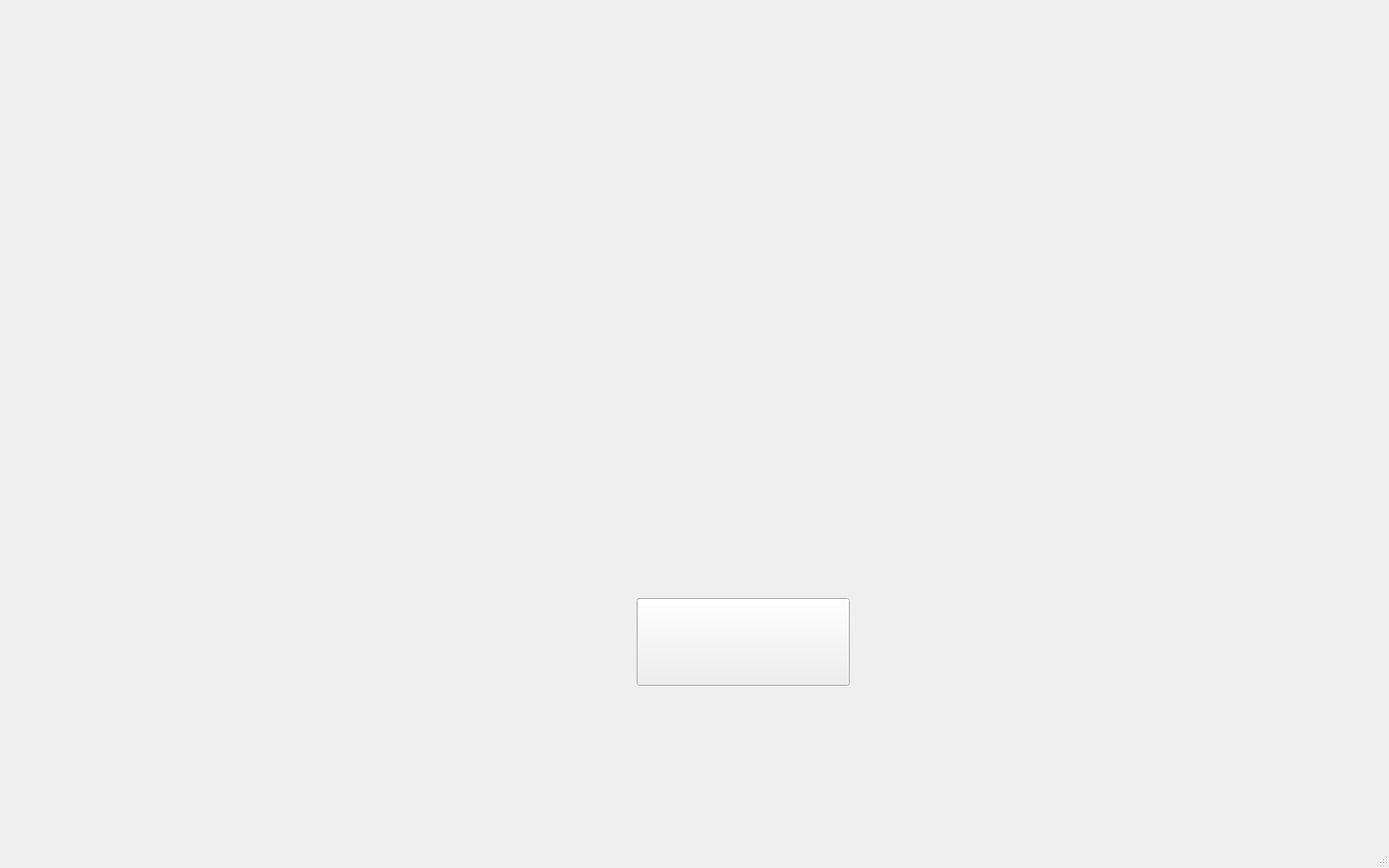
<?xml version="1.0" encoding="UTF-8"?>
<ui version="4.0">
 <class>MainWindow</class>
 <widget class="QMainWindow" name="MainWindow">
  <property name="geometry">
   <rect>
    <x>0</x>
    <y>0</y>
    <width>1440</width>
    <height>900</height>
   </rect>
  </property>
  <property name="windowTitle">
   <string>MainWindow</string>
  </property>
  <property name="styleSheet">
   <string notr="true">#parentWidget { border-image: url("uis/testing4bg.PNG") 0 0 0 0 stretch stretch; }</string>
  </property>
  <widget class="QWidget" name="centralwidget">
   <widget class="QPushButton" name="button">
    <property name="geometry">
     <rect>
      <x>660</x>
      <y>620</y>
      <width>221</width>
      <height>91</height>
     </rect>
    </property>
    <property name="minimumSize">
     <size>
      <width>221</width>
      <height>91</height>
     </size>
    </property>
    <property name="maximumSize">
    <size>
     <width>221</width>
     <height>91</height>
    </size>
   </property>
    <property name="styleSheet">
     <string notr="true">border-image: url("uis/starttest.png")</string>
    </property>
    <property name="text">
     <string/>
    </property>
   </widget>
  </widget>
  <widget class="QMenuBar" name="menubar">
   <property name="geometry">
    <rect>
     <x>0</x>
     <y>0</y>
     <width>1440</width>
     <height>22</height>
    </rect>
   </property>
  </widget>
  <widget class="QStatusBar" name="statusbar"/>
 </widget>
 <resources/>
 <connections/>
</ui>
